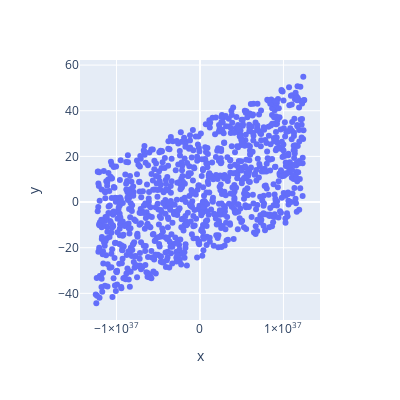

Write notebook code for a chart like this one.
### Markdown cell above
### Graficar las últimas salidas vrs las metas (targets)

Como son las últimas, luego del entrenamiento, representan el modelo final de exactitud.  Enntre más cercana esté esta gráfica a una línea de 45 grados, mhás cercanas están las salidas y metas.

Como este ejemplo es pequeño, es posible hacerlo, en los problemas que veremos más tarde en la clase, esto ya no sería posible.

### Code cell
salidasN = salidas.reshape(observaciones,)
targetsN = targets.reshape(observaciones,)
fig = px.scatter(x = salidasN, y =  targetsN)

fig.update_layout(
    width = 400,
    height = 400,)

fig.show()

### Figure 1 — Plotly figure (JSON) as saved in the notebook; plotly's stock layout.template omitted (floating-point values rounded to 4 significant figures; data arrays with more than 128 entries replaced by an {"elided": "..."} marker saying what was removed)
{"data": [{"hovertemplate": "x=%{x}<br>y=%{y}<extra></extra>", "legendgroup": "", "marker": {"color": "#636efa", "symbol": "circle"}, "mode": "markers", "name": "", "orientation": "v", "showlegend": false, "type": "scatter", "x": {"elided": "1000 float values"}, "xaxis": "x", "y": {"elided": "1000 float values"}, "yaxis": "y"}], "layout": {"height": 400, "legend": {"tracegroupgap": 0}, "margin": {"t": 60}, "width": 400, "xaxis": {"anchor": "y", "domain": [0, 1], "title": {"text": "x"}}, "yaxis": {"anchor": "x", "domain": [0, 1], "title": {"text": "y"}}}}
